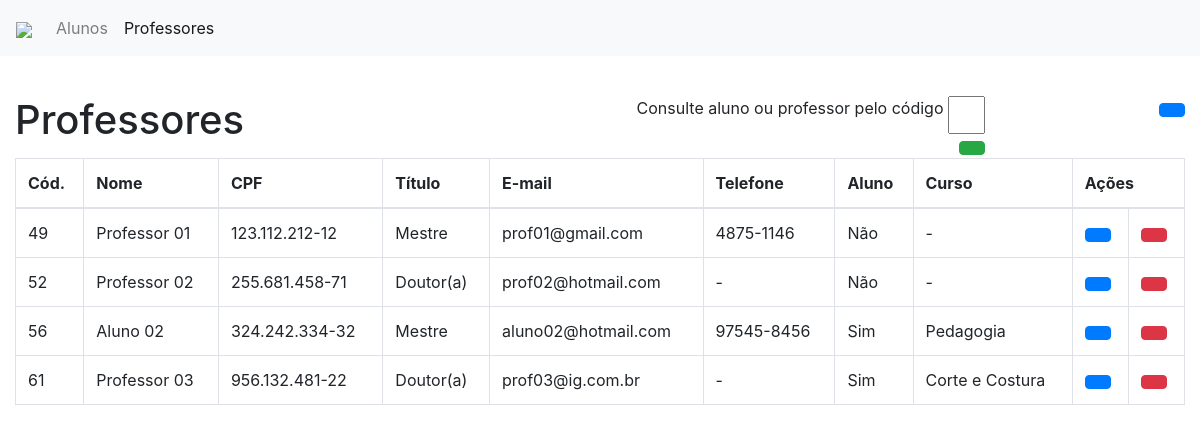
The app's page /view/telaProfessor.php with its own data.
### tables this page shows
CREATE TABLE `pessoas` (
  `id` int(4) NOT NULL,
  `nome` varchar(255) NOT NULL,
  `cpf` varchar(20) NOT NULL,
  `flg_aluno` tinyint(1) NOT NULL DEFAULT 0,
  `id_curso` int(10) DEFAULT NULL,
  `email` varchar(255) NOT NULL,
  `flg_prof` tinyint(1) NOT NULL DEFAULT 0,
  `id_titulo` int(4) DEFAULT NULL,
  `telefone` varchar(255) DEFAULT NULL,
  `tipo_tel` varchar(50) DEFAULT NULL
);

CREATE TABLE `titulos` (
  `id_titulo` int(4) NOT NULL,
  `nm_titulo` varchar(100) NOT NULL
);

CREATE TABLE `cursos` (
  `id_curso` int(4) NOT NULL,
  `nm_curso` varchar(255) NOT NULL
);

### model/Conexao.php (called while the page is built, shortened)
<?php
class Conexao {
    public static function get_connect(){
        $connect = mysqli_connect('localhost', 'root', '', 'crud_ubc');
        return $connect;
    }
}
?>

### model/Manager.php (called while the page is built, shortened)
<?php
class Manager extends Conexao {
    public function listaProfessores(){
        $query = "select p.*, t.nm_titulo as nome_titulo, c.nm_curso as nome_curso
        from pessoas as p
        join titulos as t on p.id_titulo = t.id_titulo
        left join cursos as c on p.id_curso = c.id_curso
        where flg_prof = 1";
        return mysqli_query(parent::get_connect(), $query);
    }
}
?>

### view/telaProfessor.php (the view, shortened to what this page needs)
<?php
include_once '../model/Conexao.php';
include_once '../model/Manager.php';
$manager = new Manager();
?>
<!doctype html>
<html lang="pt-BR">
<head>
    <?php include_once 'head.php' ?>
</head>
<body>
    <nav class="navbar navbar-expand-lg navbar-light bg-light">
        <a class="navbar-brand" href="#">
            <img src="https://brazcubas.br/wp-content/uploads/2019/02/logo_educacao_colorido-2.svg" width="200" />
        </a>
        <div class="collapse navbar-collapse" id="navbarSupportedContent">
            <ul class="navbar-nav mr-auto">
                <li class="nav-item">
                    <a class="nav-link" href="../index.php">Alunos<span class="sr-only">(current)</span></a>
                </li>
                <li class="nav-item active">
                    <a class="nav-link" href="#">Professores</a>
                </li>
            </ul>
        </div>
    </nav>
    <p>&nbsp;</p>
    <div class="container">
        <div class="row">
            <div class="col-12">
                <div class="row">
                    <div class="col-6">
                        <h1>Professores</h1>
                    </div>
                    <div class="col-4 text-right">
                        <form action="resultadoPesquisa.php" method="POST">
                            <label for="idPesquisa">Consulte aluno ou professor pelo código</label>
                            <input type="text" name="idPesquisa" id="idPesquisa">
                            <button type="submit" class="btn btn-success"><span class="oi oi-magnifying-glass"></span></button>
                        </form>
                    </div>
                    <div class="col-2 text-right">
                        <a href="novoProfessor.php" class="btn btn-primary">
                        </a>
                    </div>
                </div>
                <?php $consultaProf = $manager->listaProfessores();
                if(mysqli_num_rows($consultaProf) > 0){ ?>
                <div class="table-responsive">
                    <table class="table table-bordered">
                        <thead>
                            <tr>
                                <th scope="col">Cód.</th>
                                <th scope="col">Nome</th>
                                <th scope="col">CPF</th>
                                <th scope="col">Título</th>
                                <th scope="col">E-mail</th>
                                <th scope="col">Telefone</th>
                                <th scope="col">Aluno</th>
                                <th scope="col">Curso</th>
                                <th scope="col" colspan="2">Ações</th>
                            </tr>
                        </thead>
                        <tbody>
                            <?php foreach($consultaProf as $prof) : ?>
                            <tr>
                                <td><?php echo $prof['id']; ?></th>
                                <td><?php echo $prof['nome']; ?></td>
                                <td><?php echo $prof['cpf']; ?></td>
                                <td><?php echo $prof['nome_titulo']; ?></td>
                                <td><?php echo $prof['email']; ?></td>
                                <td><?php if($prof['telefone']==""){
                                    echo '-';
                                } else {
                                    echo $prof['telefone'];
                                } ?></td>
                                <td><?php if($prof['flg_aluno']==1){
                                    echo 'Sim';
                                } else{
                                    echo 'Não';
                                }?></td>
                                <td><?php if($prof['id_curso']==0){
                                    echo '-';
                                } else{
                                    echo $prof['nome_curso'];
                                }?></td>
                                <td>
                                    <form action="editarProfessor.php" method="POST">
                                        <button type="submit" class="btn btn-primary"><span class="oi oi-pencil" title="Editar" aria-hidden="true"></span></button>
                                    </form>
                                </td>
                                <td>
                                <form action="../controller/deletePessoas.php" method="POST" onclick="return confirm('Tem certeza que deseja excluir?');">
                                    <button type="submit" class="btn btn-danger"><span class="oi oi-trash"></span></button>
                                </form>
                                </td>
                            </tr>
                            <?php endforeach;
                            } ?>
                        </tbody>
                    </table>
                </div>
            </div>
        </div>
    </div>
</body>
</html>

### view/head.php (style rules this page uses)
.container { max-width: 1280px; }
#idPesquisa { width: 10%; height: 38px; vertical-align: top; text-align: center; }

### records on screen
pessoas: id "49", nome "Professor 01", cpf "123.112.212-12", id_titulo.nm_titulo "Mestre", email "prof01@gmail.com", telefone "4875-1146", flg_aluno "Não"
pessoas: id "52", nome "Professor 02", cpf "255.681.458-71", id_titulo.nm_titulo "Doutor(a)", email "prof02@hotmail.com", flg_aluno "Não"
pessoas: id "56", nome "Aluno 02", cpf "324.242.334-32", id_titulo.nm_titulo "Mestre", email "aluno02@hotmail.com", telefone "97545-8456", flg_aluno "Sim", id_curso.nm_curso "Pedagogia"
pessoas: id "61", nome "Professor 03", cpf "956.132.481-22", id_titulo.nm_titulo "Doutor(a)", email "prof03@ig.com.br", flg_aluno "Sim", id_curso.nm_curso "Corte e Costura"
